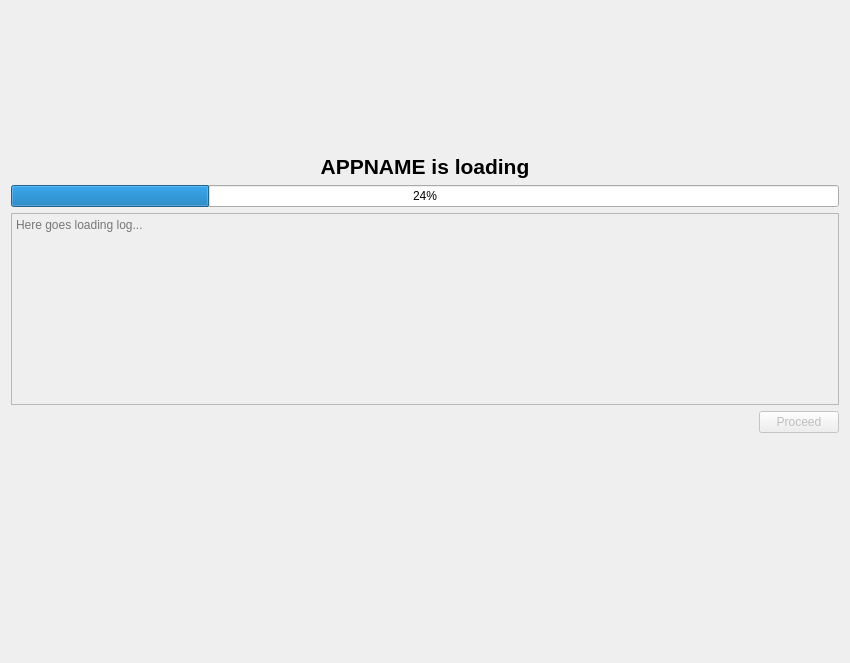
<?xml version="1.0" encoding="UTF-8"?>
<ui version="4.0">
 <class>Form</class>
 <widget class="QWidget" name="Form">
  <property name="geometry">
   <rect>
    <x>0</x>
    <y>0</y>
    <width>850</width>
    <height>663</height>
   </rect>
  </property>
  <property name="windowTitle">
   <string>Form</string>
  </property>
  <layout class="QGridLayout" name="gridLayout">
   <item row="0" column="0">
    <layout class="QVBoxLayout" name="verticalLayout">
     <item>
      <spacer name="verticalSpacer_2">
       <property name="orientation">
        <enum>Qt::Vertical</enum>
       </property>
       <property name="sizeHint" stdset="0">
        <size>
         <width>20</width>
         <height>40</height>
        </size>
       </property>
      </spacer>
     </item>
     <item>
      <widget class="QLabel" name="icon">
       <property name="text">
        <string>&lt;html&gt;&lt;head/&gt;&lt;body&gt;&lt;p align=&quot;center&quot;&gt;&lt;br/&gt;&lt;/p&gt;&lt;/body&gt;&lt;/html&gt;</string>
       </property>
      </widget>
     </item>
     <item>
      <widget class="QLabel" name="appname">
       <property name="text">
        <string>&lt;html&gt;&lt;head/&gt;&lt;body&gt;&lt;p align=&quot;center&quot;&gt;&lt;span style=&quot; font-size:16pt; font-weight:600;&quot;&gt;APPNAME is loading&lt;/span&gt;&lt;/p&gt;&lt;/body&gt;&lt;/html&gt;</string>
       </property>
      </widget>
     </item>
     <item>
      <widget class="QProgressBar" name="progress">
       <property name="value">
        <number>24</number>
       </property>
       <property name="invertedAppearance">
        <bool>false</bool>
       </property>
       <property name="textDirection">
        <enum>QProgressBar::TopToBottom</enum>
       </property>
      </widget>
     </item>
     <item>
      <widget class="QTextEdit" name="loading_log">
       <property name="palette">
        <palette>
         <active>
          <colorrole role="Base">
           <brush brushstyle="SolidPattern">
            <color alpha="0">
             <red>255</red>
             <green>255</green>
             <blue>255</blue>
            </color>
           </brush>
          </colorrole>
         </active>
         <inactive>
          <colorrole role="Base">
           <brush brushstyle="SolidPattern">
            <color alpha="0">
             <red>255</red>
             <green>255</green>
             <blue>255</blue>
            </color>
           </brush>
          </colorrole>
         </inactive>
         <disabled>
          <colorrole role="Base">
           <brush brushstyle="SolidPattern">
            <color alpha="255">
             <red>255</red>
             <green>255</green>
             <blue>255</blue>
            </color>
           </brush>
          </colorrole>
         </disabled>
        </palette>
       </property>
       <property name="autoFormatting">
        <set>QTextEdit::AutoBulletList</set>
       </property>
       <property name="undoRedoEnabled">
        <bool>false</bool>
       </property>
       <property name="readOnly">
        <bool>true</bool>
       </property>
       <property name="textInteractionFlags">
        <set>Qt::LinksAccessibleByMouse|Qt::TextSelectableByMouse</set>
       </property>
       <property name="placeholderText">
        <string>Here goes loading log...</string>
       </property>
      </widget>
     </item>
     <item>
      <layout class="QHBoxLayout" name="horizontalLayout">
       <item>
        <spacer name="horizontalSpacer">
         <property name="orientation">
          <enum>Qt::Horizontal</enum>
         </property>
         <property name="sizeHint" stdset="0">
          <size>
           <width>40</width>
           <height>20</height>
          </size>
         </property>
        </spacer>
       </item>
       <item>
        <widget class="QPushButton" name="close_widget">
         <property name="enabled">
          <bool>false</bool>
         </property>
         <property name="text">
          <string>Proceed</string>
         </property>
         <property name="autoDefault">
          <bool>true</bool>
         </property>
         <property name="default">
          <bool>true</bool>
         </property>
        </widget>
       </item>
      </layout>
     </item>
     <item>
      <spacer name="verticalSpacer_3">
       <property name="orientation">
        <enum>Qt::Vertical</enum>
       </property>
       <property name="sizeHint" stdset="0">
        <size>
         <width>20</width>
         <height>40</height>
        </size>
       </property>
      </spacer>
     </item>
     <item>
      <spacer name="verticalSpacer">
       <property name="orientation">
        <enum>Qt::Vertical</enum>
       </property>
       <property name="sizeHint" stdset="0">
        <size>
         <width>20</width>
         <height>40</height>
        </size>
       </property>
      </spacer>
     </item>
    </layout>
   </item>
  </layout>
 </widget>
 <resources/>
 <connections/>
</ui>
